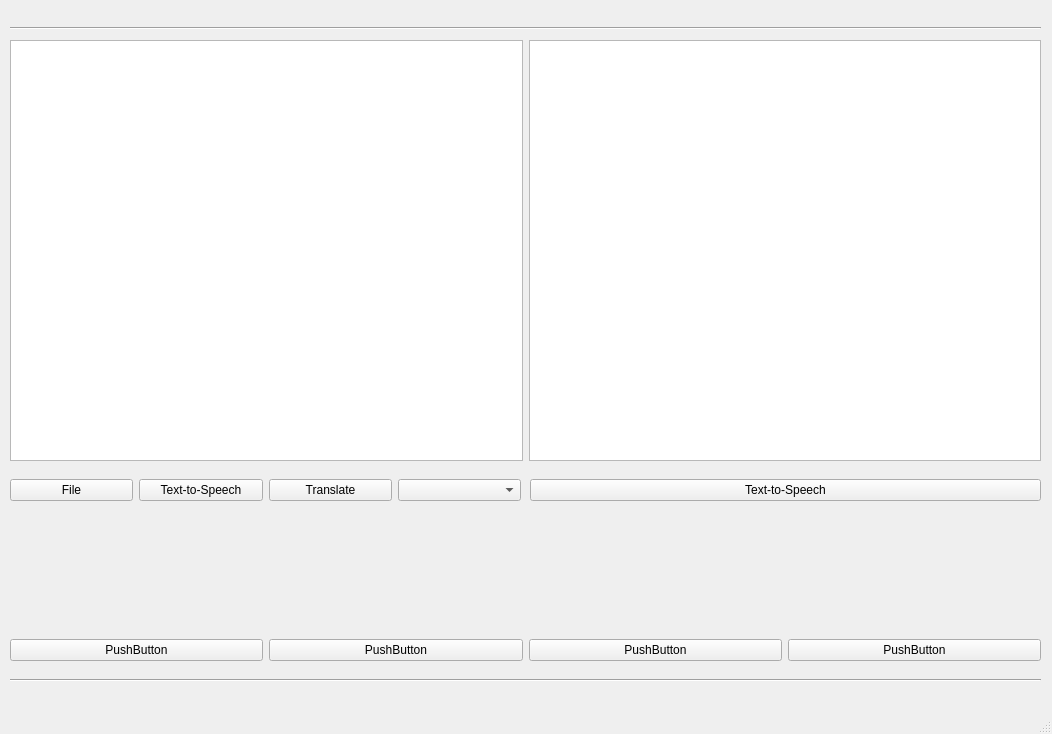
<?xml version="1.0" encoding="UTF-8"?>
<ui version="4.0">
 <class>MainWindow</class>
 <widget class="QMainWindow" name="MainWindow">
  <property name="geometry">
   <rect>
    <x>0</x>
    <y>0</y>
    <width>1052</width>
    <height>734</height>
   </rect>
  </property>
  <property name="windowTitle">
   <string>MainWindow</string>
  </property>
  <widget class="QWidget" name="centralwidget">
   <widget class="Line" name="line">
    <property name="geometry">
     <rect>
      <x>10</x>
      <y>20</y>
      <width>1031</width>
      <height>16</height>
     </rect>
    </property>
    <property name="orientation">
     <enum>Qt::Horizontal</enum>
    </property>
   </widget>
   <widget class="Line" name="line_2">
    <property name="geometry">
     <rect>
      <x>10</x>
      <y>670</y>
      <width>1031</width>
      <height>21</height>
     </rect>
    </property>
    <property name="orientation">
     <enum>Qt::Horizontal</enum>
    </property>
   </widget>
   <widget class="QWidget" name="horizontalLayoutWidget">
    <property name="geometry">
     <rect>
      <x>10</x>
      <y>40</y>
      <width>1031</width>
      <height>421</height>
     </rect>
    </property>
    <layout class="QHBoxLayout" name="horizontalLayout">
     <item>
      <widget class="QTextEdit" name="textEdit"/>
     </item>
     <item>
      <widget class="QTextEdit" name="textEdit_2"/>
     </item>
    </layout>
   </widget>
   <widget class="QWidget" name="horizontalLayoutWidget_2">
    <property name="geometry">
     <rect>
      <x>10</x>
      <y>470</y>
      <width>511</width>
      <height>41</height>
     </rect>
    </property>
    <layout class="QHBoxLayout" name="horizontalLayout_2">
     <item>
      <widget class="QPushButton" name="pushButton_4">
       <property name="text">
        <string>File</string>
       </property>
      </widget>
     </item>
     <item>
      <widget class="QPushButton" name="pushButton_3">
       <property name="text">
        <string>Text-to-Speech</string>
       </property>
      </widget>
     </item>
     <item>
      <widget class="QPushButton" name="pushButton_2">
       <property name="text">
        <string>Translate</string>
       </property>
      </widget>
     </item>
     <item>
      <widget class="QComboBox" name="comboBox"/>
     </item>
    </layout>
   </widget>
   <widget class="QWidget" name="gridLayoutWidget">
    <property name="geometry">
     <rect>
      <x>530</x>
      <y>470</y>
      <width>511</width>
      <height>41</height>
     </rect>
    </property>
    <layout class="QGridLayout" name="gridLayout">
     <item row="0" column="0">
      <widget class="QPushButton" name="pushButton_5">
       <property name="text">
        <string>Text-to-Speech</string>
       </property>
      </widget>
     </item>
    </layout>
   </widget>
   <widget class="QWidget" name="horizontalLayoutWidget_3">
    <property name="geometry">
     <rect>
      <x>10</x>
      <y>630</y>
      <width>1031</width>
      <height>41</height>
     </rect>
    </property>
    <layout class="QHBoxLayout" name="horizontalLayout_3">
     <item>
      <widget class="QPushButton" name="pushButton_8">
       <property name="text">
        <string>PushButton</string>
       </property>
      </widget>
     </item>
     <item>
      <widget class="QPushButton" name="pushButton_7">
       <property name="text">
        <string>PushButton</string>
       </property>
      </widget>
     </item>
     <item>
      <widget class="QPushButton" name="pushButton_6">
       <property name="text">
        <string>PushButton</string>
       </property>
      </widget>
     </item>
     <item>
      <widget class="QPushButton" name="pushButton">
       <property name="text">
        <string>PushButton</string>
       </property>
      </widget>
     </item>
    </layout>
   </widget>
  </widget>
  <widget class="QStatusBar" name="statusbar"/>
 </widget>
 <resources/>
 <connections/>
</ui>
